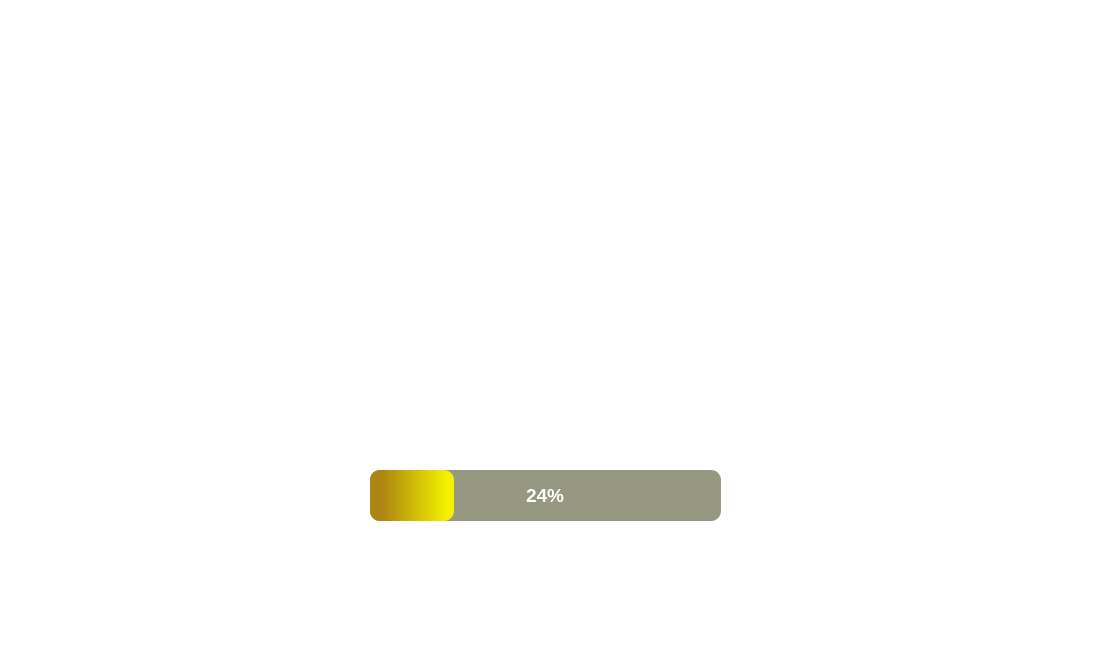
<?xml version="1.0" encoding="UTF-8"?>
<ui version="4.0">
 <class>MainWindow</class>
 <widget class="QMainWindow" name="MainWindow">
  <property name="geometry">
   <rect>
    <x>0</x>
    <y>0</y>
    <width>1100</width>
    <height>650</height>
   </rect>
  </property>
  <property name="windowTitle">
   <string>MainWindow</string>
  </property>
  <property name="windowOpacity">
   <double>0.000000000000000</double>
  </property>
  <property name="autoFillBackground">
   <bool>false</bool>
  </property>
  <property name="styleSheet">
   <string notr="true">background-color:transparent;</string>
  </property>
  <widget class="QWidget" name="centralwidget">
   <property name="autoFillBackground">
    <bool>false</bool>
   </property>
   <property name="styleSheet">
    <string notr="true">background-color:transparent;</string>
   </property>
   <widget class="QLabel" name="label">
    <property name="geometry">
     <rect>
      <x>0</x>
      <y>0</y>
      <width>1101</width>
      <height>651</height>
     </rect>
    </property>
    <property name="font">
     <font>
      <pointsize>12</pointsize>
     </font>
    </property>
    <property name="styleSheet">
     <string notr="true">QProgressBar{
	color: rgb(200, 200, 200);

	
}</string>
    </property>
    <property name="text">
     <string/>
    </property>
    <property name="pixmap">
     <pixmap>Fondo1.png</pixmap>
    </property>
    <property name="scaledContents">
     <bool>true</bool>
    </property>
   </widget>
   <widget class="QProgressBar" name="progressBar">
    <property name="geometry">
     <rect>
      <x>370</x>
      <y>470</y>
      <width>351</width>
      <height>51</height>
     </rect>
    </property>
    <property name="font">
     <font>
      <pointsize>14</pointsize>
      <weight>75</weight>
      <bold>true</bold>
     </font>
    </property>
    <property name="styleSheet">
     <string notr="true">QProgressBar{

	color: rgb(255, 255, 255);
	text-align: center;
	border-style: none;
	border-radius: 10px;
	
	background-color: rgb(150, 152, 129);

}

QProgressBar::chunk{

	border-radius: 10px;

	background-color: qlineargradient(spread:pad, x1:0, y1:0, x2:1, y2:0, stop:0.144279 rgba(173, 134, 17, 255), stop:0.925373 rgba(243, 243, 0, 255));
}</string>
    </property>
    <property name="value">
     <number>24</number>
    </property>
   </widget>
   <widget class="QLabel" name="label_2">
    <property name="geometry">
     <rect>
      <x>4</x>
      <y>540</y>
      <width>1091</width>
      <height>20</height>
     </rect>
    </property>
    <property name="font">
     <font>
      <pointsize>9</pointsize>
      <weight>75</weight>
      <bold>true</bold>
     </font>
    </property>
    <property name="styleSheet">
     <string notr="true">color: rgb(255, 255, 255);
text-align: center;</string>
    </property>
    <property name="text">
     <string>Cargando ...</string>
    </property>
    <property name="alignment">
     <set>Qt::AlignCenter</set>
    </property>
   </widget>
  </widget>
 </widget>
 <resources/>
 <connections/>
</ui>
